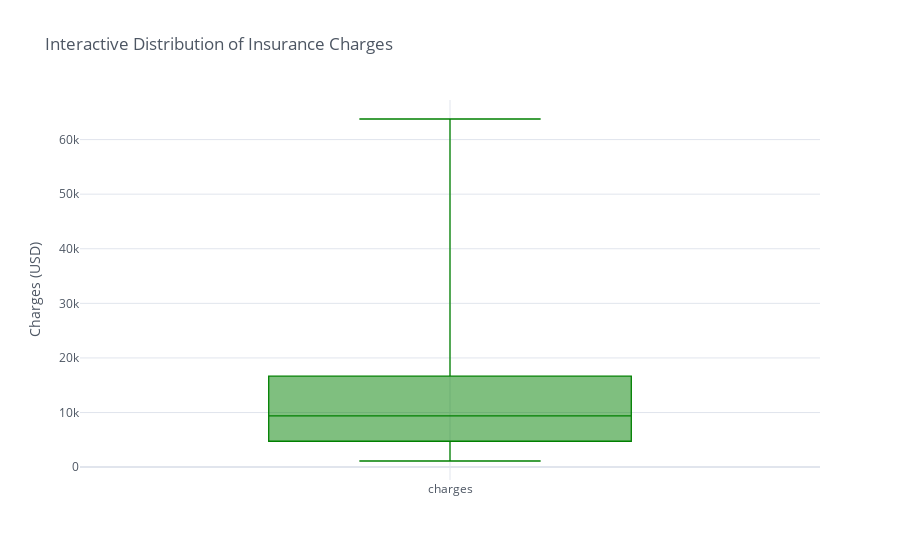

Notebook source saved alongside this figure:
### Markdown cell above
## Deep Dive: Charges Analysis

Finally, we will analyze the distribution of **`charges`**, which serves as our target variable. Understanding the spread of medical costs is fundamental to establishing a baseline for our predictive model and identifying high-cost outliers.

**Analysis Steps:**
1.  **Interactive Visualization:** We will deploy an interactive boxplot to examine the cost distribution, specifically looking for the "long tail" of high-cost claims and determining the threshold for extreme financial risk.
2.  **Statistical Summary:** We will use `describe()` to quantify the skewness (comparing mean vs. median) and define the range of insurance premiums.

### Code cell
# Create an interactive boxplot for the 'charges' column.
# Visualizing cost distributions interactively is particularly useful to:
# 1. Identify high-cost outliers (top of the whisker).
# 2. Understand the spread of medical costs across the customer base.
df['charges'].iplot(
    kind='box', 
    title='Interactive Distribution of Insurance Charges',
    yTitle='Charges (USD)',
    color='green')

### Figure 1 — Plotly figure (JSON) as saved in the notebook; plotly's stock layout.template omitted (floating-point values rounded to 4 significant figures; data arrays with more than 128 entries replaced by an {"elided": "..."} marker saying what was removed)
{"data": [{"boxpoints": false, "line": {"width": 1.3}, "marker": {"color": "rgba(0, 128, 0, 1.0)"}, "name": "charges", "orientation": "v", "type": "box", "y": {"elided": "1338 float values"}}], "layout": {"legend": {"bgcolor": "#FFFFFF", "font": {"color": "#4D5663"}}, "paper_bgcolor": "#FFFFFF", "plot_bgcolor": "#FFFFFF", "title": {"font": {"color": "#4D5663"}, "text": "Interactive Distribution of Insurance Charges"}, "xaxis": {"gridcolor": "#E1E5ED", "showgrid": true, "tickfont": {"color": "#4D5663"}, "title": {"font": {"color": "#4D5663"}, "text": ""}, "zerolinecolor": "#E1E5ED"}, "yaxis": {"gridcolor": "#E1E5ED", "showgrid": true, "tickfont": {"color": "#4D5663"}, "title": {"font": {"color": "#4D5663"}, "text": "Charges (USD)"}, "zerolinecolor": "#E1E5ED"}}}
